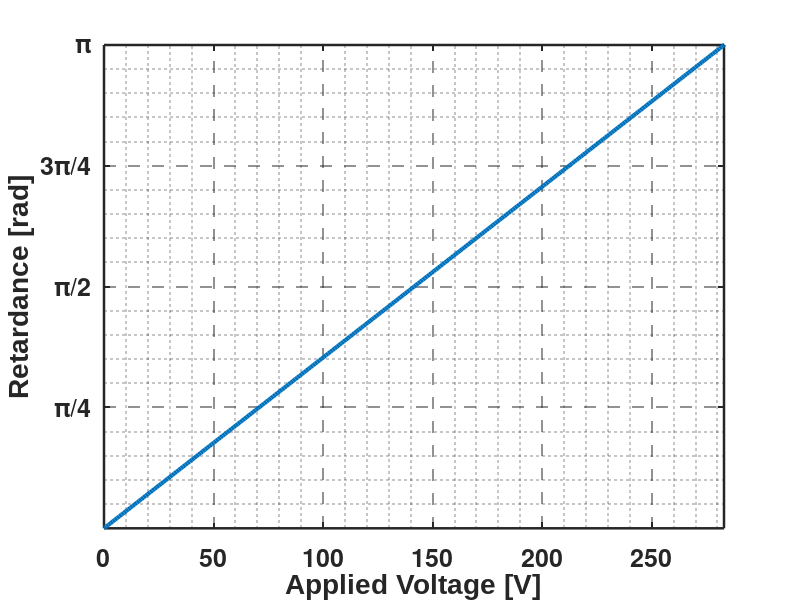

This chart was generated by the following MATLAB code:
% Create a figure and set its size and background
figure('Position', [100, 100, 900, 700], 'Color', 'white');

% Define the data
x = linspace(0, 300, 300); % Applied Voltage
y = pi * x / 283; % Retardance

% Plot the data
plot(x, y, 'LineWidth', 3, 'Color', [0 0.4470 0.7410]); % MATLAB's default blue color

% Set y-axis ticks and labels
yticks([pi/4, pi/2, 3*pi/4, pi]);
yticklabels({'\pi/4', '\pi/2', '3\pi/4', '\pi'});

% Set x-axis and y-axis limits
xlim([0 283]);
ylim([0 pi]);

% Labeling the axes with larger fonts
xlabel('Applied Voltage [V]', 'FontSize', 16, 'FontName', 'Arial');
ylabel('Retardance [rad]', 'FontSize', 16, 'FontName', 'Arial');

% Display subtle grid
grid on;

set(gca, 'FontSize', 18, 'FontWeight', 'bold', 'LineWidth', 1.8); % Increase font size and line width for axes

% Grid Configuration
grid on;
grid minor;
set(gca, 'GridLineStyle', '--'); % Set grid line style
set(gca, 'GridAlpha', 0.5); % Set grid line transparency

% print('figure_name', '-dpng', '-r300');  % Uncomment to save

% Display the plot
hold off;

